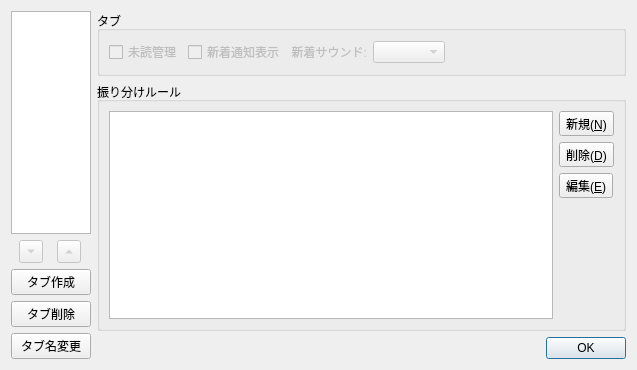
<?xml version="1.0" encoding="UTF-8"?>
<ui version="4.0">
 <class>TabSettingsDialog</class>
 <widget class="QDialog" name="TabSettingsDialog">
  <property name="geometry">
   <rect>
    <x>0</x>
    <y>0</y>
    <width>637</width>
    <height>370</height>
   </rect>
  </property>
  <property name="windowTitle">
   <string>タブ設定</string>
  </property>
  <layout class="QHBoxLayout" name="horizontalLayout_3">
   <item>
    <layout class="QVBoxLayout" name="verticalLayout">
     <item>
      <widget class="QListWidget" name="tabList">
       <property name="sizePolicy">
        <sizepolicy hsizetype="Ignored" vsizetype="Expanding">
         <horstretch>0</horstretch>
         <verstretch>0</verstretch>
        </sizepolicy>
       </property>
      </widget>
     </item>
     <item>
      <layout class="QHBoxLayout" name="horizontalLayout_2">
       <item>
        <widget class="QToolButton" name="toolButton_2">
         <property name="enabled">
          <bool>false</bool>
         </property>
         <property name="text">
          <string>...</string>
         </property>
         <property name="arrowType">
          <enum>Qt::DownArrow</enum>
         </property>
        </widget>
       </item>
       <item>
        <widget class="QToolButton" name="toolButton">
         <property name="enabled">
          <bool>false</bool>
         </property>
         <property name="text">
          <string>...</string>
         </property>
         <property name="arrowType">
          <enum>Qt::UpArrow</enum>
         </property>
        </widget>
       </item>
      </layout>
     </item>
     <item>
      <widget class="QPushButton" name="btnTabCreate">
       <property name="enabled">
        <bool>true</bool>
       </property>
       <property name="text">
        <string>タブ作成</string>
       </property>
      </widget>
     </item>
     <item>
      <widget class="QPushButton" name="btnTabDelete">
       <property name="enabled">
        <bool>true</bool>
       </property>
       <property name="text">
        <string>タブ削除</string>
       </property>
      </widget>
     </item>
     <item>
      <widget class="QPushButton" name="btnTabRename">
       <property name="enabled">
        <bool>true</bool>
       </property>
       <property name="text">
        <string>タブ名変更</string>
       </property>
      </widget>
     </item>
    </layout>
   </item>
   <item>
    <layout class="QVBoxLayout" name="verticalLayout_2">
     <item>
      <widget class="QGroupBox" name="groupBox">
       <property name="sizePolicy">
        <sizepolicy hsizetype="Preferred" vsizetype="Preferred">
         <horstretch>0</horstretch>
         <verstretch>0</verstretch>
        </sizepolicy>
       </property>
       <property name="title">
        <string>タブ</string>
       </property>
       <layout class="QHBoxLayout" name="horizontalLayout">
        <item>
         <widget class="QCheckBox" name="chkManageUnread">
          <property name="enabled">
           <bool>false</bool>
          </property>
          <property name="sizePolicy">
           <sizepolicy hsizetype="Preferred" vsizetype="Fixed">
            <horstretch>0</horstretch>
            <verstretch>0</verstretch>
           </sizepolicy>
          </property>
          <property name="text">
           <string>未読管理</string>
          </property>
         </widget>
        </item>
        <item>
         <widget class="QCheckBox" name="chkNotifyNew">
          <property name="enabled">
           <bool>false</bool>
          </property>
          <property name="text">
           <string>新着通知表示</string>
          </property>
         </widget>
        </item>
        <item>
         <widget class="QLabel" name="label">
          <property name="enabled">
           <bool>false</bool>
          </property>
          <property name="text">
           <string>新着サウンド:</string>
          </property>
          <property name="alignment">
           <set>Qt::AlignRight|Qt::AlignTrailing|Qt::AlignVCenter</set>
          </property>
         </widget>
        </item>
        <item>
         <widget class="QComboBox" name="cboNotifySound">
          <property name="enabled">
           <bool>false</bool>
          </property>
         </widget>
        </item>
        <item>
         <spacer name="horizontalSpacer">
          <property name="orientation">
           <enum>Qt::Horizontal</enum>
          </property>
          <property name="sizeHint" stdset="0">
           <size>
            <width>40</width>
            <height>20</height>
           </size>
          </property>
         </spacer>
        </item>
       </layout>
      </widget>
     </item>
     <item>
      <widget class="QGroupBox" name="groupBox_2">
       <property name="title">
        <string>振り分けルール</string>
       </property>
       <layout class="QHBoxLayout" name="horizontalLayout_4">
        <item>
         <widget class="QListWidget" name="ruleList"/>
        </item>
        <item>
         <layout class="QVBoxLayout" name="verticalLayout_3">
          <item>
           <widget class="QToolButton" name="btnNewRule">
            <property name="text">
             <string>新規(&amp;N)</string>
            </property>
           </widget>
          </item>
          <item>
           <widget class="QToolButton" name="btnDeleteRule">
            <property name="text">
             <string>削除(&amp;D)</string>
            </property>
           </widget>
          </item>
          <item>
           <widget class="QToolButton" name="btnEditRule">
            <property name="text">
             <string>編集(&amp;E)</string>
            </property>
           </widget>
          </item>
          <item>
           <spacer name="verticalSpacer">
            <property name="orientation">
             <enum>Qt::Vertical</enum>
            </property>
            <property name="sizeHint" stdset="0">
             <size>
              <width>20</width>
              <height>40</height>
             </size>
            </property>
           </spacer>
          </item>
         </layout>
        </item>
       </layout>
      </widget>
     </item>
     <item>
      <widget class="QDialogButtonBox" name="buttonBox">
       <property name="orientation">
        <enum>Qt::Horizontal</enum>
       </property>
       <property name="standardButtons">
        <set>QDialogButtonBox::Ok</set>
       </property>
      </widget>
     </item>
    </layout>
   </item>
  </layout>
 </widget>
 <resources/>
 <connections>
  <connection>
   <sender>buttonBox</sender>
   <signal>rejected()</signal>
   <receiver>TabSettingsDialog</receiver>
   <slot>close()</slot>
   <hints>
    <hint type="sourcelabel">
     <x>600</x>
     <y>335</y>
    </hint>
    <hint type="destinationlabel">
     <x>326</x>
     <y>179</y>
    </hint>
   </hints>
  </connection>
  <connection>
   <sender>buttonBox</sender>
   <signal>accepted()</signal>
   <receiver>TabSettingsDialog</receiver>
   <slot>close()</slot>
   <hints>
    <hint type="sourcelabel">
     <x>360</x>
     <y>347</y>
    </hint>
    <hint type="destinationlabel">
     <x>318</x>
     <y>184</y>
    </hint>
   </hints>
  </connection>
 </connections>
</ui>
